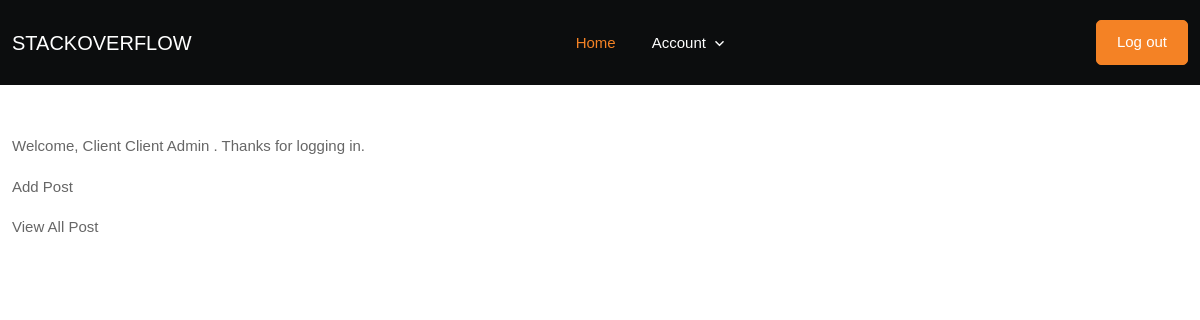
The app's page /account (signed in) with its own data.
### account/models.py (models this page shows)
class User(AbstractUser):
    is_developer = "Developer"
    is_user = "User"
    ROLE = [
        (is_developer, "Developer"),
        (is_user, "User"),
    ]
    role = models.CharField(
        max_length=50,
        choices=ROLE,
        default=False,
    )

### account/views.py (the view)
# urls.py: path("account", views.account, name= "account"),
def account(request):
    return render(request, 'account.html')

### templates/account.html
{% extends 'base.html' %}
{% block content %}
<div class="container mt-5">
    {% if user.is_authenticated %}
    <p>Welcome, {{ user.first_name  }} {{ user.role  }} {{ user.last_name  }} . Thanks for logging in.</p>
     <p><a href="{% url 'addpost' %}">Add Post</a></p>
    <p><a href="{% url 'allpost' %}">View All Post</a></p>
{% else %}
    <p>Welcome. Please <a href="{% url 'login' %}">Log in.</a> to view this section </p>
{% endif %}
</div>
{% endblock %}

### static/assets/css/responsive.css (style rules this page uses)
@media only screen and (min-width: 1200px) and (max-width: 1399px) { .container { max-width: 1320px; } }

### static/style.css (style rules this page uses)
body { font-family: 'DM Sans', sans-serif; }

### records on screen
User: first_name "Client", role "Client", last_name "Admin"
